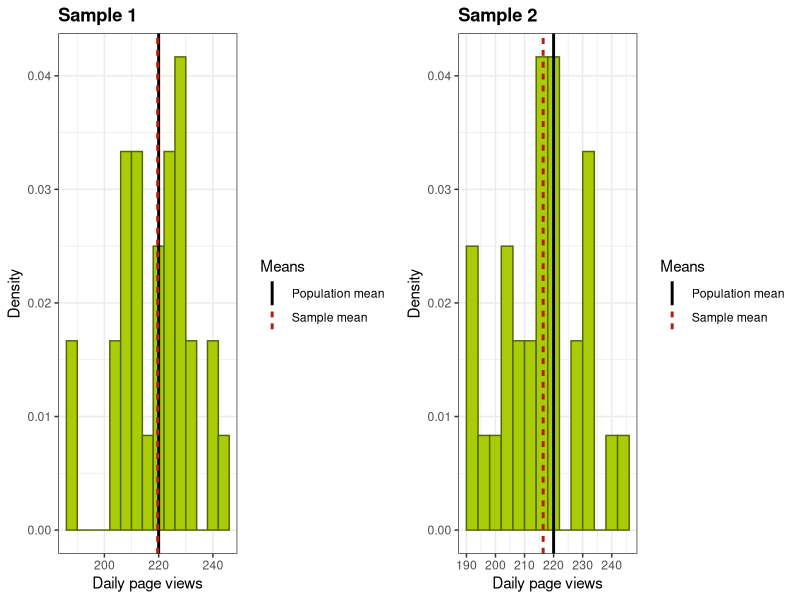
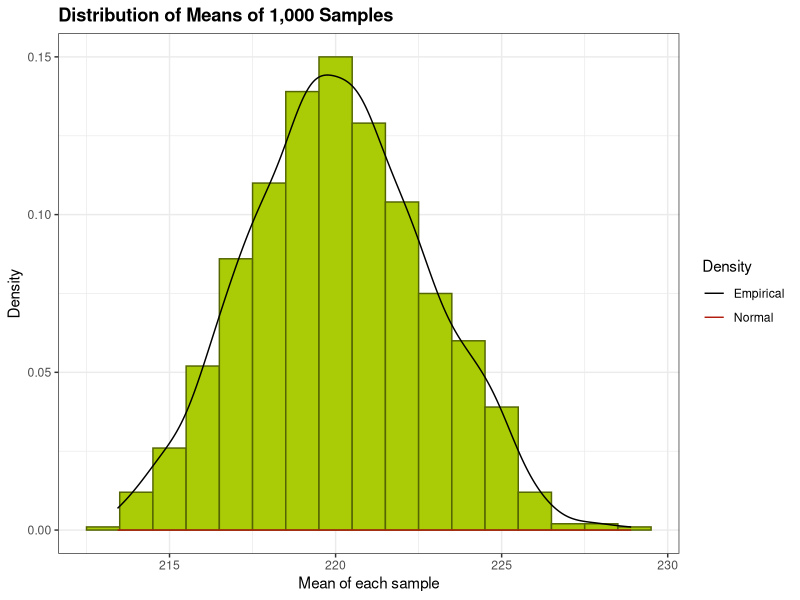
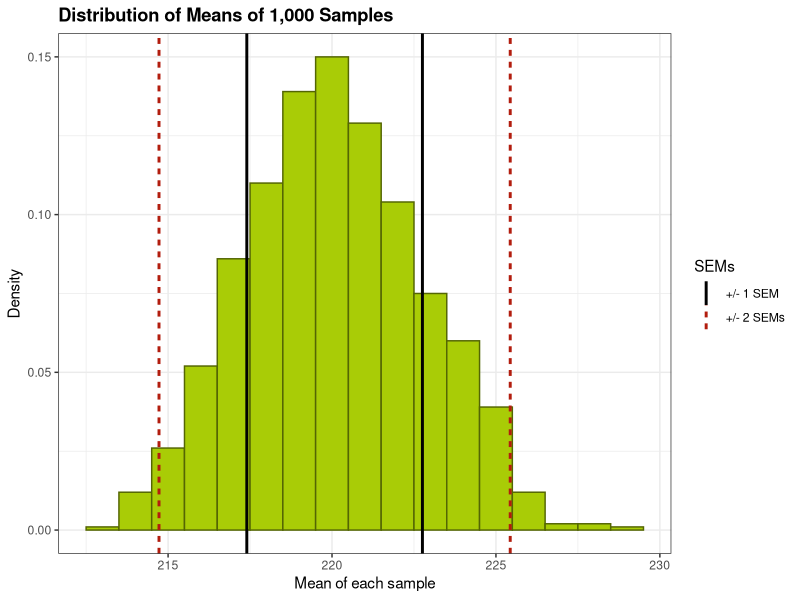

Write R code to recreate these figures, in order.
## ---- chunk 1
# Clear the workspace
rm(list = ls())

# Set seed to replicate random variable generation
set.seed(567)

# Generate the mean of each sample and store in a vector, and store each sample in a dataframe
mn_vector <- NULL
sample_frame <- data.frame(row.names = seq(from = 1, to = 30, by = 1))
for (i in 1 : 1000) {
    s <- rpois(30, lambda = 220)
    sample_frame <- cbind(sample_frame, s)
    mn_vector <- c(mn_vector, mean(s))
}

# Name the columns in the sample dataframe
names(sample_frame) <- paste0("n", seq(from = 1, to = 1000, by = 1))
## ---- chunk 2
# Load required packages
require(ggplot2); require(gridExtra)

# Set the colours for the graphs
barfill <- "#A9CC06"
barlines <- "#546603"
line1 <- "black"
line2 <- "#B21D0E"

# Plotting histogram of sample 1
mean1 <- data.frame(Means="Population mean", vals = 220)
mean2 <- data.frame(Means="Sample mean", vals = mean(sample_frame$n1))
means <- rbind(mean1, mean2)

g1 <- ggplot(data=sample_frame, aes(sample_frame$n1)) + 
        geom_histogram(aes(y = ..density..), 
                       binwidth = 4, fill = barfill, colour = barlines) +
        xlab("Daily page views") +
        ylab("Density") +
        theme_bw() +
        ggtitle("Sample 1") + 
        theme(plot.title = element_text(lineheight=1.1, face="bold")) +
        geom_vline(data=means, aes(xintercept=vals, linetype = Means, 
                             colour = Means), size = 1, show_guide = TRUE) + 
        scale_color_manual(values=c("Population mean" = line1, "Sample mean" = line2))
            
# Plotting histogram of sample 2
mean1 <- data.frame(Means="Population mean", vals = 220)
mean2 <- data.frame(Means="Sample mean", vals = mean(sample_frame$n2))
means <- rbind(mean1, mean2)

g2 <- ggplot(data=sample_frame, aes(sample_frame$n2)) + 
        geom_histogram(aes(y = ..density..), 
                       binwidth = 4, fill = barfill, colour = barlines) +
        xlab("Daily page views") +
        ylab("Density") +
        theme_bw() +
        ggtitle("Sample 2") + 
        theme(plot.title = element_text(lineheight=1.1, face="bold")) +
        geom_vline(data=means, aes(xintercept=vals, linetype = Means, 
                             colour = Means), size = 1, show_guide = TRUE) + 
        scale_color_manual(values=c("Population mean" = line1, "Sample mean" = line2))

# Printing histograms
grid.arrange(g1, g2, nrow = 1, ncol = 2)
## ---- chunk 3
# Plotting histogram of the distribution of sample means
g1 <- ggplot(data=as.data.frame(mn_vector), aes(mn_vector)) + 
        geom_histogram(aes(y = ..density..), binwidth = 1, 
                 col = barlines, 
                 fill = barfill) + 
        xlab("Mean of each sample") + 
        ylab("Density") + 
        theme_bw() + 
        ggtitle("Distribution of Means of 1,000 Samples") + 
        theme(plot.title = element_text(lineheight=.8, face="bold")) + 
        geom_line(aes(y = ..density.., colour = "Empirical"), stat = "density") + 
        stat_function(fun = dnorm, aes(colour = "Normal"), 
                    arg = list(mean = 220, sd = sd(mn_vector))) + 
        scale_colour_manual(name = "Density", values = c(line1, line2))

print(g1)
## ---- chunk 4
# Plotting a histogram with the +/- 1 and 2 standard error intervals.
sem1 <- data.frame(SEMs="+/- 1 SEM", 
                   vals = c(mean(mn_vector) - sd(mn_vector), mean(mn_vector) + sd(mn_vector)))
sem2 <- data.frame(SEMs="+/- 2 SEMs", 
                    vals = c(mean(mn_vector) - 2 * sd(mn_vector), mean(mn_vector) + 2 * sd(mn_vector)))
sems <- rbind(sem1, sem2)

g1 <- ggplot(data=as.data.frame(mn_vector), aes(mn_vector)) + 
        geom_histogram(aes(y = ..density..), binwidth = 1, 
                 col = barlines, 
                 fill = barfill) + 
        xlab("Mean of each sample") + 
        ylab("Density") + 
        theme_bw() + 
        ggtitle("Distribution of Means of 1,000 Samples") + 
        theme(plot.title = element_text(lineheight=.8, face="bold")) +
        geom_vline(data=sems, aes(xintercept=vals, linetype = SEMs, 
                            colour = SEMs), size = 1, show_guide = TRUE) + 
        scale_color_manual(values=c("+/- 1 SEM" = line1, 
                                    "+/- 2 SEMs" = line2))

print(g1)
## ---- chunk 5
# Defining lambda and n
lambda <- 220
n <- 30

# Calculating SEM
sem <- sqrt(lambda / n)
